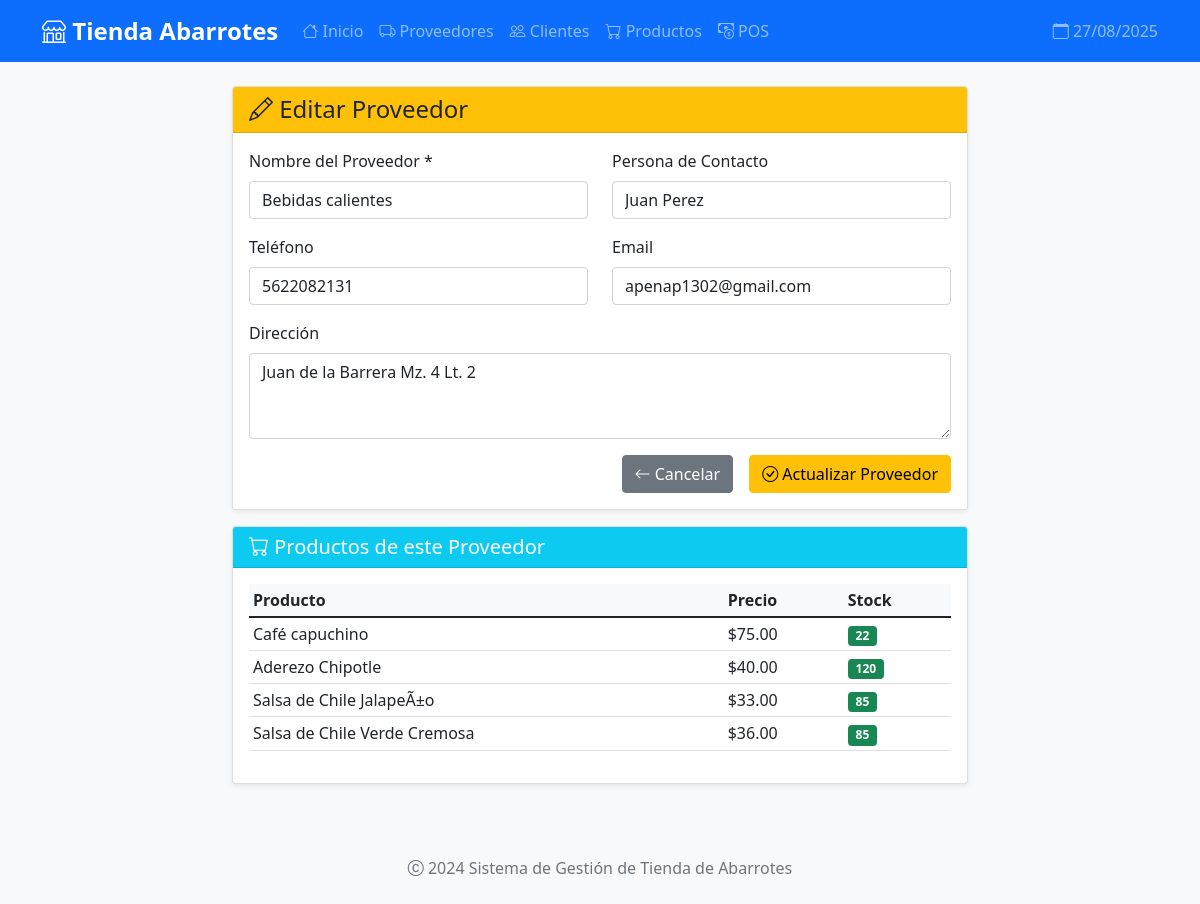
/proveedores/editar/1, run on the app's committed database.
### models.py (models this page shows, shortened)
class Proveedor(db.Model):
    __tablename__ = 'proveedores'
    id = db.Column(db.Integer, primary_key=True)
    nombre = db.Column(db.String(100), nullable=False)
    contacto = db.Column(db.String(100))
    telefono = db.Column(db.String(20))
    email = db.Column(db.String(100))
    direccion = db.Column(db.Text)
    fecha_creacion = db.Column(db.DateTime, default=datetime.utcnow)
    razon_social = db.Column(db.String(200))
    rfc = db.Column(db.String(13))
    regimen_fiscal = db.Column(db.String(100))
    codigo_postal = db.Column(db.String(5))
    productos = db.relationship('Producto', backref='proveedor_rel', lazy=True)

class Producto(db.Model):
    __tablename__ = 'productos'
    id = db.Column(db.Integer, primary_key=True)
    codigo = db.Column(db.String(50), unique=True, nullable=True)  # Cambiado de codigo_barras a codigo
    codigo_barras = db.Column(db.String(50), unique=True, nullable=True)
    nombre = db.Column(db.String(100), nullable=False)
    descripcion = db.Column(db.Text)
    precio_compra = db.Column(db.Float, nullable=False)
    precio_venta = db.Column(db.Float, nullable=False)
    stock = db.Column(db.Integer, default=0)
    stock_minimo = db.Column(db.Integer, default=5)
    categoria = db.Column(db.String(50))
    clave_producto_sat = db.Column(db.String(50))  # Clave SAT
    unidad_medida_sat = db.Column(db.String(20), default='H87')  # H87 = Pieza
    clave_unidad_sat = db.Column(db.String(3), default='E48')  # E48 = Servicio
    objeto_impuesto_sat = db.Column(db.String(2), default='02')  # 02 = Sí causa IVA
    proveedor_id = db.Column(db.Integer, db.ForeignKey('proveedores.id'), nullable=False)
    imagen_url = db.Column(db.String(200), nullable=True)
    fecha_creacion = db.Column(db.DateTime, default=datetime.utcnow)
    activo = db.Column(db.Boolean, default=True)

### app.py (the view, shortened to what this page needs)
@app.route('/proveedores/editar/<int:id>', methods=['GET', 'POST'])
def editar_proveedor(id):
    proveedor = Proveedor.query.get_or_404(id)
    return render_template('proveedores/editar.html', proveedor=proveedor)

### app.py (called while the page is built)
@app.context_processor
def inject_global_vars():
    return {
        'now': datetime.now(),
        'current_year': datetime.now().year
    }

### templates/proveedores/editar.html (shortened to what this page needs)
{% extends "base.html" %}
{% block content %}
<div class="row justify-content-center">
    <div class="col-md-8">
        <div class="card">
            <div class="card-header bg-warning text-dark">
                <h4 class="mb-0">
                    <i class="bi bi-pencil"></i> Editar Proveedor
                </h4>
            </div>
            <div class="card-body">
                <form method="POST" action="{{ url_for('editar_proveedor', id=proveedor.id) }}">
                    <div class="row">
                        <div class="col-md-6 mb-3">
                            <label for="nombre" class="form-label">Nombre del Proveedor *</label>
                            <input type="text" class="form-control" id="nombre" name="nombre"
                                   value="{{ proveedor.nombre }}" required maxlength="100">
                        </div>
                        <div class="col-md-6 mb-3">
                            <label for="contacto" class="form-label">Persona de Contacto</label>
                            <input type="text" class="form-control" id="contacto" name="contacto"
                                   value="{{ proveedor.contacto or '' }}" maxlength="100">
                        </div>
                    </div>
                    <div class="row">
                        <div class="col-md-6 mb-3">
                            <label for="telefono" class="form-label">Teléfono</label>
                            <input type="tel" class="form-control" id="telefono" name="telefono"
                                   value="{{ proveedor.telefono or '' }}" maxlength="20">
                        </div>
                        <div class="col-md-6 mb-3">
                            <label for="email" class="form-label">Email</label>
                            <input type="email" class="form-control" id="email" name="email"
                                   value="{{ proveedor.email or '' }}" maxlength="100">
                        </div>
                    </div>
                    <div class="mb-3">
                        <label for="direccion" class="form-label">Dirección</label>
                        <textarea class="form-control" id="direccion" name="direccion"
                                  rows="3">{{ proveedor.direccion or '' }}</textarea>
                    </div>
                    <div class="d-grid gap-2 d-md-flex justify-content-md-end">
                        <a href="{{ url_for('lista_proveedores') }}" class="btn btn-secondary me-md-2">
                            <i class="bi bi-arrow-left"></i> Cancelar
                        </a>
                        <button type="submit" class="btn btn-warning">
                            <i class="bi bi-check-circle"></i> Actualizar Proveedor
                        </button>
                    </div>
                </form>
            </div>
        </div>
        {% if proveedor.productos %}
        <div class="card mt-3">
            <div class="card-header bg-info text-white">
                <h5 class="mb-0">
                    <i class="bi bi-cart"></i> Productos de este Proveedor
                </h5>
            </div>
            <div class="card-body">
                <div class="table-responsive">
                    <table class="table table-sm">
                        <thead>
                            <tr>
                                <th>Producto</th>
                                <th>Precio</th>
                                <th>Stock</th>
                            </tr>
                        </thead>
                        <tbody>
                            {% for producto in proveedor.productos %}
                            <tr>
                                <td>{{ producto.nombre }}</td>
                                <td>${{ "%.2f"|format(producto.precio_venta) }}</td>
                                <td>
                                    <span class="badge {% if producto.stock <= producto.stock_minimo %}bg-warning{% else %}bg-success{% endif %}">
                                        {{ producto.stock }}
                                    </span>
                                </td>
                            </tr>
                            {% endfor %}
                        </tbody>
                    </table>
                </div>
            </div>
        </div>
        {% endif %}
    </div>
</div>
{% endblock %}

### static/css/style.css (style rules this page uses)
body { background-color: #f8f9fa; font-family: 'Segoe UI', Tahoma, Geneva, Verdana, sans-serif; }
.card { box-shadow: 0 0.125rem 0.25rem rgba(0, 0, 0, 0.075); border: 1px solid rgba(0, 0, 0, 0.125); transition: all 0.3s ease; }
.table th { background-color: #f8f9fa; border-top: none; font-weight: 600; }
.badge { font-size: 0.75em; }
.form-label { font-weight: 500; margin-bottom: 0.5rem; }

### data on the page
Proveedor: nombre "Bebidas calientes", contacto "Juan Perez", telefono "5622082131", email "apenap1302@gmail.com", direccion "Juan de la Barrera Mz. 4 Lt. 2"
Producto: nombre "Café capuchino", precio_venta "75.00", stock "22"
Producto: nombre "Aderezo Chipotle", precio_venta "40.00", stock "120"
Producto: nombre "Salsa de Chile JalapeÃ±o", precio_venta "33.00", stock "85"
Producto: nombre "Salsa de Chile Verde Cremosa", precio_venta "36.00", stock "85"
